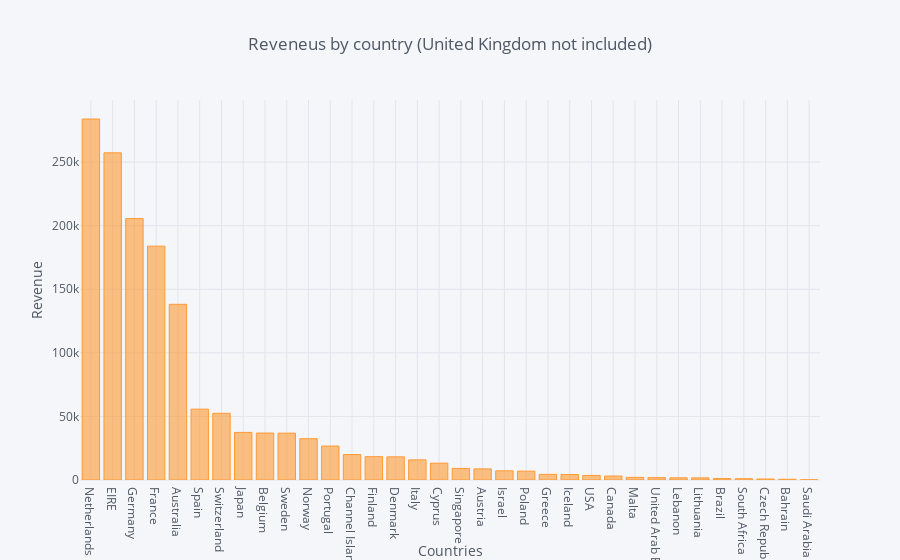

Write notebook code for a chart like this one.
### Markdown cell above
## 1. Create an interactive bar chart showing total quantity and revenue by country (excluding United Kingdom) for the month of April 2011.

### Code cell
df_reveneu = df[df.Country != 'United Kingdom'].groupby(by='Country')\
            .agg({'Revenue':'sum'}).sort_values(by='Revenue', ascending=False).reset_index()

df_reveneu.iplot(kind='bar',x='Country', xTitle='Countries', 
                   y='Revenue', yTitle='Revenue', 
                   title='Reveneus by country (United Kingdom not included)')

### Figure 1 — Plotly figure (JSON) as saved in the notebook; plotly's stock layout.template omitted (floating-point values rounded to 4 significant figures)
{"data": [{"marker": {"color": "rgba(255, 153, 51, 0.6)", "line": {"color": "rgba(255, 153, 51, 1.0)", "width": 1}}, "name": "Revenue", "orientation": "v", "text": "", "type": "bar", "uid": "11eb9bde-5b30-4db9-b7c6-5a44b635b165", "x": ["Netherlands", "EIRE", "Germany", "France", "Australia", "Spain", "Switzerland", "Japan", "Belgium", "Sweden", "Norway", "Portugal", "Channel Islands", "Finland", "Denmark", "Italy", "Cyprus", "Singapore", "Austria", "Israel", "Poland", "Greece", "Iceland", "USA", "Canada", "Malta", "United Arab Emirates", "Lebanon", "Lithuania", "Brazil", "South Africa", "Czech Republic", "Bahrain", "Saudi Arabia"], "y": [283900.0, 257300.0, 205600.0, 183900.0, 138200.0, 55730.0, 52440.0, 37420.0, 36930.0, 36840.0, 32450.0, 26710.0, 20010.0, 18340.0, 18210.0, 15820.0, 13250.0, 9120.0, 8743.0, 7222.0, 6975.0, 4426.0, 4310.0, 3580.0, 3115.0, 2071.0, 1865.0, 1694.0, 1661.0, 1144.0, 1002.0, 786.7, 548.4, 145.9]}], "layout": {"legend": {"bgcolor": "#F5F6F9", "font": {"color": "#4D5663"}}, "paper_bgcolor": "#F5F6F9", "plot_bgcolor": "#F5F6F9", "title": {"font": {"color": "#4D5663"}, "text": "Reveneus by country (United Kingdom not included)"}, "xaxis": {"gridcolor": "#E1E5ED", "showgrid": true, "tickfont": {"color": "#4D5663"}, "title": {"font": {"color": "#4D5663"}, "text": "Countries"}, "zerolinecolor": "#E1E5ED"}, "yaxis": {"gridcolor": "#E1E5ED", "showgrid": true, "tickfont": {"color": "#4D5663"}, "title": {"font": {"color": "#4D5663"}, "text": "Revenue"}, "zerolinecolor": "#E1E5ED"}}}
